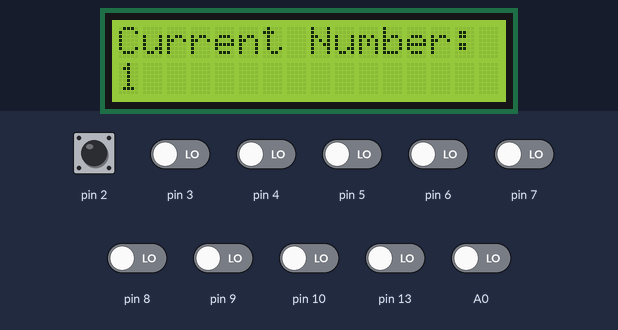
Bench run of a sketch on a simulated Arduino Uno, built with avr-gcc and run on an emulated ATmega328P. On the bench: 16×2 character LCD. Inputs (shaded band) come from the test bench; at power-on: pin 2 HIGH, A0, pin 3–10, pin 13 LOW. What the sketch prints to the serial monitor is not drawn.

Above: at 1.2 s.
1.3 s: pin 13 driven HIGH
At 1.8 s:
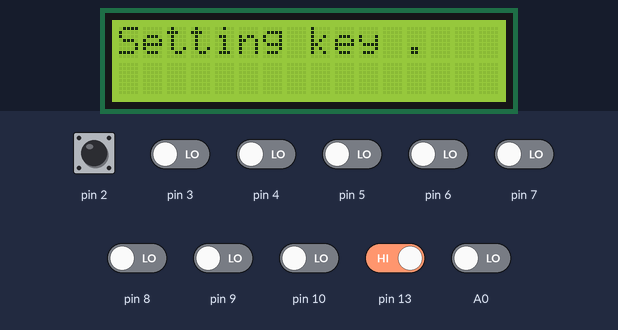
At 4.1 s:
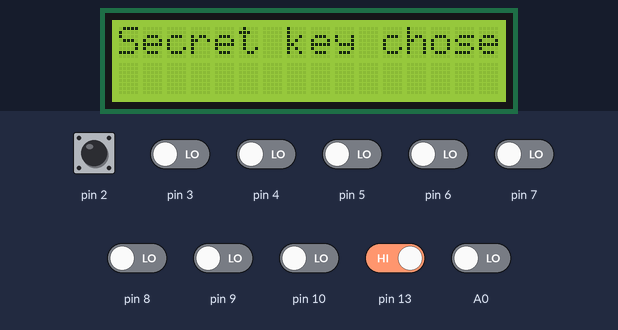
4.3 s: A0 driven HIGH
At 6.5 s:
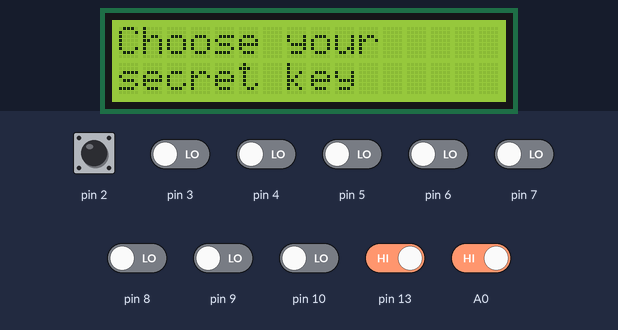
Timing chart, 0 to 8.0 s (numbered marks = the images above; inputs shaded):
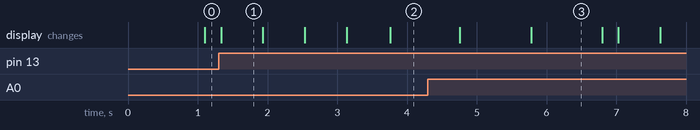

The sketch:

CS341_Microcontroller_Project.ino
```cpp
#include <Wire.h>
#include <LiquidCrystal_I2C.h>

LiquidCrystal_I2C lcd(0x27, 16, 2);

void setup() {
    // 8-bit Binary Input  and Carry
    for (int i = 2; i <= 10; i++)
        pinMode(i, INPUT);

    // Next action
    pinMode(13, INPUT);

    lcd.init();
    lcd.backlight();
    Serial.begin(9600);
}

// Break the other Arduino out of an infinite while-loop
void unlock(int ms) {
    digitalWrite(A1, HIGH);
    delay(ms);
    digitalWrite(A1, LOW);
}

void loop() {
    int hardcoded_secret = 0b101010111;
    int secret = 0b000000000;

    lcd.setCursor(0, 0);
    lcd.print("Choose your");
    lcd.setCursor(0, 1);
    lcd.print("secret key");
    delay(1000);
    lcd.clear();

    // Secret Binary Key Stage
    while (true) {
        // Made it all into a one-liner, fight me coward
        //          0000 0001          0000 0010             0000 0100             0000 1000             0001 0000             0010 0000             0100 0000             1000 0000            1 0000 0000
        secret = digitalRead(2) | digitalRead(3) << 1 | digitalRead(4) << 2 | digitalRead(5) << 3 | digitalRead(6) << 4 | digitalRead(7) << 5 | digitalRead(8) << 6 | digitalRead(9) << 7 | digitalRead(10) << 8;

        lcd.print("Current Number:");
        lcd.setCursor(0, 1);
        lcd.print(secret);
        delay(200);
        lcd.clear();

        if (digitalRead(13) == HIGH) {
            if (secret == 0b000000000) {
                lcd.print("Set key to");
                lcd.setCursor(0, 1);
                lcd.print("default?");

                while (true) {
                    if (digitalRead(13) == HIGH) {
                        lcd.clear();
                        lcd.print("Setting key");
                        lcd.setCursor(12, 0);

                        for (int i = 0; i < 4; i++) {
                            lcd.print(".");
                            delay(600);
                        }

                        lcd.clear();
                        break;
                    }
                }

                delay(600);
                lcd.clear();
                lcd.setCursor(0, 0);
                lcd.print("Default Key");
                lcd.setCursor(0, 1);
                lcd.print("set");
                delay(600);
                lcd.clear();
                secret = hardcoded_secret;
            } else {
                lcd.print("Set key to");
                lcd.setCursor(0, 1);
                lcd.print(secret);
                lcd.print("?");
                lcd.setCursor(5, 1);

                while (true) {
                    if (digitalRead(13) == HIGH) {
                        lcd.clear();
                        lcd.print("Setting key");
                        lcd.setCursor(12, 0);

                        for (int i = 0; i < 4; i++) {
                            lcd.print(".");
                            delay(600);
                        }

                        lcd.clear();
                        break;
                    }
                }
            }
            break;
        }
    }
    Serial.println("Secret key chosen");

    lcd.setCursor(0, 0);
    lcd.print("Secret key chosen");
    delay(1000);
    lcd.clear();

    while (true) {
        // Unlock attempt choosing stage
        // NOTE: Prepare your attempt count before pressing the button
        if (digitalRead(13) == HIGH)
            unlock(500);

        if (digitalRead(A0) == HIGH) {
            digitalWrite(11, LOW);
            break;
        }
    }

    // Guessing Stage
    while (true) {
        int answer = (digitalRead(2) | digitalRead(3) << 1 | digitalRead(4) << 2 | digitalRead(5) << 3 | digitalRead(6) << 4 | digitalRead(7) << 5 | digitalRead(8) << 6 | digitalRead(9) << 7 | digitalRead(10) << 8) == secret ? HIGH : LOW;

        if (digitalRead(13) == HIGH) {
            // Correct answer
            if (answer == HIGH) {
                digitalWrite(1, HIGH);
                unlock(500);
                digitalWrite(1, LOW);

                while (true) {
                    if (digitalRead(A0) == HIGH)
                        break;
                }

                break;
            // Wrong answer / Game Over
            } else {
                digitalWrite(0, HIGH);
                delay(500);
                digitalWrite(0, LOW);

                int gameover = 0;
                while (true) {
                    if (digitalRead(A0) == HIGH)
                        break;

                    if (digitalRead(A3) == HIGH) {
                        gameover = 1;
                        break;
                    }
                }

                if (gameover == 1)
                    break;
            }
        }
    }

    digitalWrite(11, LOW);  // Successful reset of program
}
```

Measured:
- after the input at 1.3 s, the display: changes at once (image 1)
- after the input at 4.3 s, the display: first differs from a run without the input after 1.5 s (image 3)
- what the display in image 3 shows lasts 1.0 s, from 5.8 s to 6.8 s
